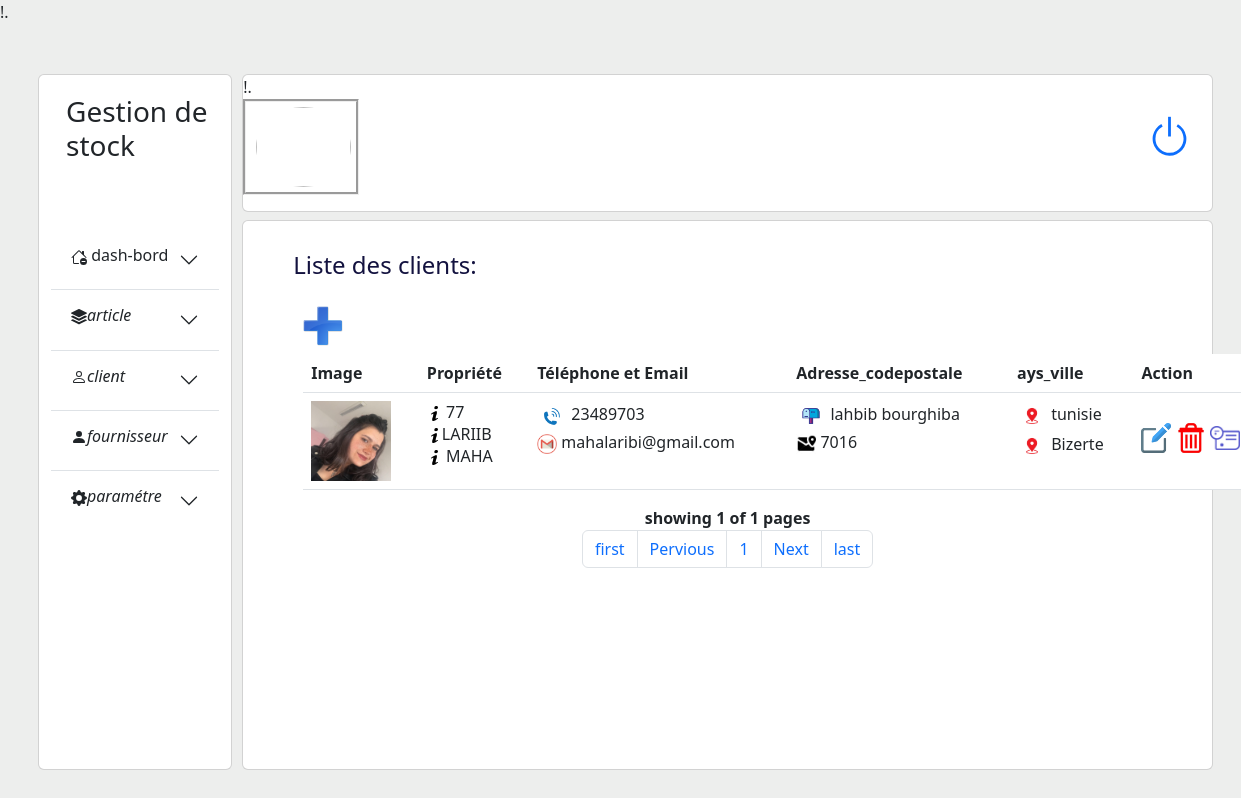
/liste-client.php, run on the app's committed database.
### tables this page shows
CREATE TABLE `client` (
  `id_client` int(20) NOT NULL,
  `date_creation` date NOT NULL,
  `date_modification` date NOT NULL,
  `adresse` varchar(60) NOT NULL,
  `code_postale` varchar(60) NOT NULL,
  `pays` varchar(60) NOT NULL,
  `ville` varchar(60) NOT NULL,
  `mail` varchar(80) NOT NULL,
  `nom` varchar(30) NOT NULL,
  `prenom` varchar(30) NOT NULL,
  `tel` varchar(300) NOT NULL,
  `photo` varchar(400) NOT NULL,
  `content` mediumtext NOT NULL
);

### liste-client.php (the view, shortened to what this page needs)
<?php
include("connexion.php");
$start=0;
$rows_per_page=3;
$req="SELECT * from  client";
$res=mysqli_query($conx,$req);
$nr_of_rows=$res->num_rows;
$pages=ceil($nr_of_rows/$rows_per_page);
$req2="SELECT * from client limit $start,$rows_per_page";
?>
<!DOCTYPE html>
<html lang="en">
<head>
	  <link rel="stylesheet" href="bootstrap/css/bootstrap.css">
	   <scripy src="stylesheet" href="bootstrap/css/bootstrap.js">
		<link href="https://cdn.jsdelivr.net/npm/bootstrap@5.3.0-alpha1/dist/css/bootstrap.min.css" rel="stylesheet">
       <link rel="stylesheet" href="style_main.css">
</head>
<body>
<div class="main-container ">
    <div class="row min-width  min-height-600 no-flex-wrap ">
        <div class="card marg-left col-md-2 ">
        <?php
            require('left.php');
            ?>
        </div>
    <div class="card col-md-10 pad back-main border-none">
      <div class="col pad flex-column justify-content-between">
        <div class="card min-height-90 mb-2">
            <?php
            require('header.php');
            ?>
        </div>
        <div class="card main-height ">
            <div><h4 class="lister">Liste des clients:</h4></div>
        <table class="table caption-top">
        <caption><a href="ajouter-client.php"><img class="image-ajouter" src="img/ajouter.png"/></a></caption>
        <thead>
    <tr>
    <th scope="col">Image</th>
      <th scope="col">Propriété</th>
      <th scope="col">Téléphone et Email</th>
      <th scope="col">Adresse_codepostale</th>
      <th scope="col">ays_ville</th>
      <th scope="col">Action</th>
    </tr>
  </thead>
        <tbody>
         <?php
       $res = $conx->query($req2);
       while($row=$res->fetch_assoc())
       echo"
       <tr >
       <td><img style='max-width:80px;max-height:80px;'src='$row[photo]'> </td>
       <td><img style='max-width:20px;max-height:15px;'src='img/information.png'> $row[id_client]<br><img style='max-width:20px;max-height:15px;'src='img/information.png'>$row[prenom]<br><img style='max-width:20px;max-height:15px;'src='img/information.png'> $row[nom]</td>
       <td><img style='max-width:30px;max-height:30px;'src='img/tel.jpg'> $row[tel]<br><img style='max-width:20px;max-height:20px;'src='img/mail.png'> $row[mail]</td>
       <td><img style='max-width:30px;max-height:30px;'src='img/postale.png'> $row[adresse]<br><img style='max-width:20px;max-height:20px;'src='img/postcode.png'> $row[code_postale]</td>
       <td><img style='max-width:30px;max-height:30px;'src='img/location.jpg'> $row[pays]<br><img style='max-width:30px;max-height:30px;'src='img/location.jpg'> $row[ville]</td>
      <td>
          <br>
         <a href='modifier-client.php?code_c=$row[id_client]'><img class='photo-action' src='img/update.png'></a>
         <a href='supprimer-client.php?code_c=$row[id_client]'><img class='photo-action' src='img/delete.jfif'></a>
         <a style='border:none;' data-bs-target='#exampleModalToggle' data-bs-toggle='modal'><img class='photo-action' src='img/detail.png'></a>
              <td>$row[date_modification]</td>
              <td>$row[date_creation]</td>
       </td>
       </tr>"; ?>
        </tbody>
    </table>
    <div class='row mb-3'><div class='col-md-12 text-center '>
      <?php
      if(!isset($_GET['pagenr1']))
      {
        $page=1;
      }
      else{
        $page=$_GET['pagenr1'];
      }
      ?>
    <span class="fw-semibold">showing  <?php echo $page?> of <?php echo $pages?>  pages</span>
     <nav aria-label="Page navigation example">
  <ul class="pagination justify-content-center">
  <li class="page-item"><a class="page-link" href="?pagenr1=1">first</a></li>
  <?php
  if(isset($_GET['pagenr1']) && $_GET['pagenr1'] > 1)
  {
  ?>
  <li class="page-item"><a class="page-link" href="?pagenr1=<?php echo $_GET['pagenr1'] -1 ?>">Previous</a>
</li>
  <?php
    }
   else{
    ?>
   <li class="page-item"><a class="page-link">Pervious</a></li>
   <?php
     }
     ?>
     <?php
     for($counter = 1;$counter <= $pages;$counter ++){
     ?>
    <li class="page-item"><a class="page-link" href="?pagenr1=<?php echo $counter?>"><?php echo $counter?></a></li>
   <?php
   }?>
    <?php
  if(!isset($_GET['pagenr1']) ){
  ?>
  <li class="page-item"><a class="page-link" href="?pagenr1=2">Next</a></li>
  <?php }
  ?>
    <li class="page-item"><a class="page-link" href="?pagenr1=<?php echo $pages?>">last</a></li>
  </ul>
</nav>
    </div>
        </div>
    </div>
    </div>
</div>
</div>
</body>
</html>

### style_main.css (style rules this page uses)
.main-container { margin:50px; }
body { background:#edeeed; }
.min-height-600 { min-height:650px; }
.marg-left { margin-right:10px; }
.no-flex-wrap { flex-wrap:inherit; }
.back-main { background:#edeeed; }
.pad { padding-left:0px; padding-right:0px; }
.border-none { border:none; }
.min-height-90 { min-height:90px; }
.main-height { min-height:550px; }
.image-ajouter { max-width:40px; max-height:40px; }

### liste-client.php (style rules this page uses)
.image-ajouter { max-width:40px; max-height:40px; }
.table { margin-top:10px; margin-left:60px; max-width:1200px; }
.lister { margin-left:50px; margin-top:30px; color:#13123f; }
.photo-action { max-height:30px; max-width:30px; }

### data on the page
client: photo (picture), id_client "77", prenom "LARIIB", nom "MAHA", tel "23489703", mail "mahalaribi@gmail.com", adresse "lahbib bourghiba", code_postale "7016", pays "tunisie", ville "Bizerte"

### other printed values
$page "1"
$pages "1"
